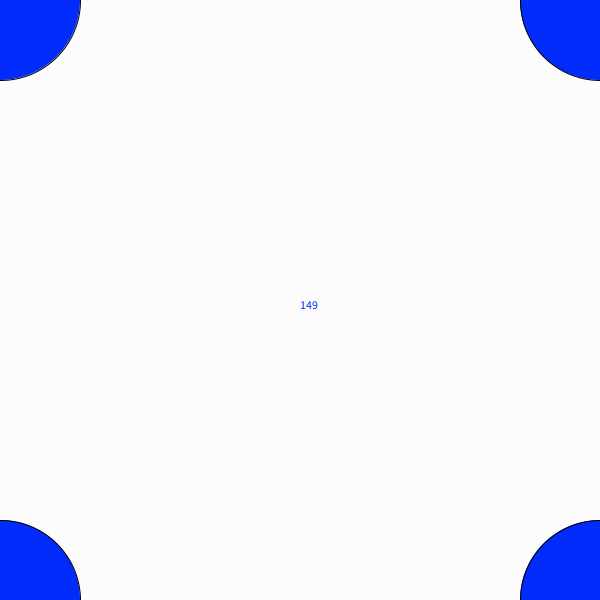
Frame 1 (no input)
Frame 60 (the mouse pressed at the canvas centre just before this capture): identical to frame 1, image omitted
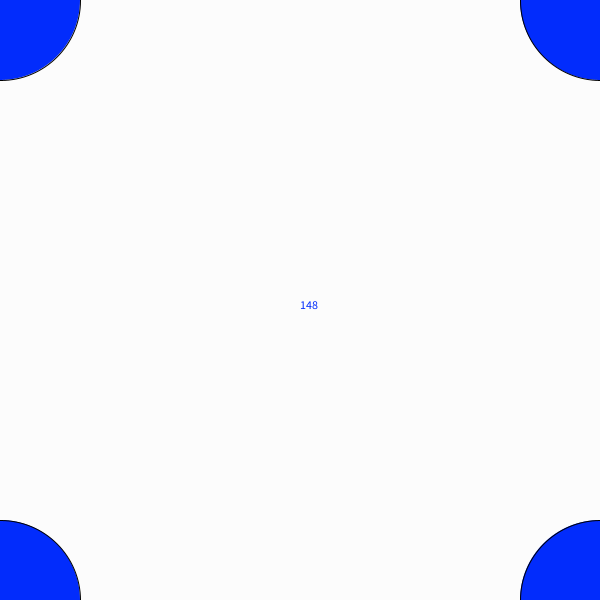
Frame 120 (the mouse held since frame 60 and released just before this capture)

The Processing sketch that drew these frames (run headless with seeded random() and noise(); from frame 60 on, the mouse is pressed at the canvas centre):

// Processing sketch: processing_185793
// ── processing_185793.pde

int numBalls = 0;
Ball[] balls = new Ball[20];
float spring = 100;
int counter = 0;
int counter2 = 0;
int all_time = 150;

void setup(){
  size(600, 600);
  smooth();
  frameRate(60);
}

void draw(){//メインループ
  if(frameCount <= 60*all_time){
    design();
    if(frameCount % 180 == 0){
      if(numBalls < 20){
      circle();
     }
    }
    for (int i=0; i<numBalls; i++){
      balls[i].display();
      balls[i].moves();
      balls[i].bound();
      balls[i].collide();
      balls[i].extinc();
    }
  }
  else{
    println(1-counter/60/all_time);
    String score = str(1-counter/60/all_time); 
    text(score, width/2, height/2, 600, 600);
  }
}

void design(){//ボール以外のデザイン
  colorMode(HSB, 360, 100, 100);
  background(359, 0, 99);
  fill(230, 99, 99);
  ellipse(0, 0, 80*2, 80*2);
  ellipse(width, 0, 80*2, 80*2);
  ellipse(0, height, 80*2, 80*2);
  ellipse(width, height, 80*2, 80*2);
  int time = (all_time*60-frameCount)/60;
  String times = str(time);
  text(times, width/2, height/2, 600, 600);
}

class Ball{
  float posx, posy;  //ボールのx,y座標における位置
  float radi;  //ボールの直径
  float speedx, speedy;  //ボールのx,y方向におけるスピード(pixel / framerate)
  float clr;
  int idno; //ボール番号
  float mass;  //質量となるもの
  Ball[] others;  //ボール同士の衝突を判別するための何か
  
  Ball(float x, float y, float r, float sx, float sy, int id, float c, Ball[] o){
    posx = x;
    posy = y;
    radi = r;
    speedx = sx;
    speedy = sy;
    clr = c;
    idno = id;
    mass = radi * radi;
    others = o;
  }
  
  void display(){//ボールの表示
    colorMode(HSB, 100, 100, 100);
    fill(clr, 99, 99);
    ellipse(posx, posy, radi*2, radi*2);  
  }
  
  void moves(){//ボールの挙動
    posx += speedx;
    posy += speedy;
  }
  
  void bound(){//ボールの壁面判定および反射
    if(posx + radi >= width){
      speedx = -speedx;
      posx = width -radi;
    }
    if(posy + radi >= height){
      speedy = -speedy;
      posy = height -radi;
    }
    if(posx - radi <= 0){
      speedx = -speedx;
      posx = radi;
    }
    if(posy - radi <= 0){
      speedy = -speedy;
      posy = radi;
    }
  }
  
  void collide(){//ボール同士の接触判定、及び挙動変更
    for(int i = idno + 1; i < numBalls; i++){
     float dx = others[i].posx - posx;
     float dy = others[i].posy - posy;
     float distance = sqrt(dx*dx + dy*dy);
     float critical = others[i].radi + radi;
     if(distance < critical){
       float force = spring * (critical - distance);
       float theta = atan2(dy, dx);
       float ax = -force * cos(theta) / mass;
       float ay = -force * sin(theta) / mass;
       speedx += ax;
       speedy += ay;
       ax = force * cos(theta) / others[i].mass;
       ay = force * sin(theta) / others[i].mass;
       others[i].speedx += ax;
       others[i].speedy += ay;
     }
    }
  }
  
  void extinc(){//ゴールポスト接触条件？
    if(pow(80, 2 ) > pow(posx, 2) + pow(posy, 2) && key == '2' && keyPressed ){
      posx = 0;
      posy = 0;
      radi = 0;
      speedx = 0;
      speedy = 0;
      counter++;
    }
    if(pow(80, 2 ) > pow(posx-width, 2) + pow(posy, 2) && key == '1' && keyPressed ){
      posx = 0;
      posy = 0;
      radi = 0;
      speedx = 0;
      speedy = 0;
      counter++;
    }
    if(pow(80, 2 ) > pow(posx, 2) + pow(posy-height, 2) && key == '3' && keyPressed ){
      posx = 0;
      posy = 0;
      radi = 0;
      speedx = 0;
      speedy = 0;
      counter++;
    }
    if(pow(80, 2 ) > pow(posx-width, 2) + pow(posy-height, 2) && key == '4' && keyPressed ){
      posx = 0;
      posy = 0;
      radi = 0;
      speedx = 0;
      speedy = 0;
      counter++;
    }    
  }
 
}

void circle(){//ボールの各パラメータの決定
    float x = random(0,width);
    float y = random(0,height);
    float d = 15;
    float sx = random(-10, 10);
    float sy = random(-10, 10);
    float c = float(numBalls/20*100);
    balls[numBalls] = new Ball(x, y, d, sx, sy, numBalls, c, balls);
    numBalls++;
}
